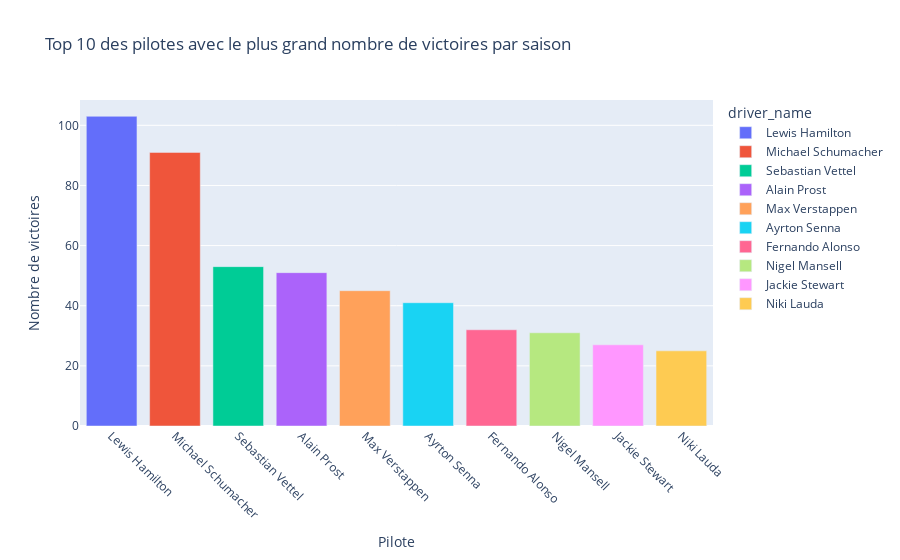

Notebook code cell kept with this figure:
### Code cell
top_10_winners = victoires_count.head(10)

fig = px.bar(top_10_winners, x='driver_name', y='Titres',color='driver_name', title='Top 10 des pilotes avec le plus grand nombre de victoires par saison')
fig.update_xaxes(title='Pilote', tickangle=45)  
fig.update_yaxes(title='Nombre de victoires')
fig.show()

### Figure 1 — Plotly figure (JSON) as saved in the notebook; plotly's stock layout.template omitted (floating-point values rounded to 4 significant figures)
{"data": [{"alignmentgroup": "True", "hovertemplate": "driver_name=%{x}<br>Titres=%{y}<extra></extra>", "legendgroup": "Lewis Hamilton", "marker": {"color": "#636efa", "pattern": {"shape": ""}}, "name": "Lewis Hamilton", "offsetgroup": "Lewis Hamilton", "orientation": "v", "showlegend": true, "textposition": "auto", "type": "bar", "x": ["Lewis Hamilton"], "xaxis": "x", "y": [103], "yaxis": "y"}, {"alignmentgroup": "True", "hovertemplate": "driver_name=%{x}<br>Titres=%{y}<extra></extra>", "legendgroup": "Michael Schumacher", "marker": {"color": "#EF553B", "pattern": {"shape": ""}}, "name": "Michael Schumacher", "offsetgroup": "Michael Schumacher", "orientation": "v", "showlegend": true, "textposition": "auto", "type": "bar", "x": ["Michael Schumacher"], "xaxis": "x", "y": [91], "yaxis": "y"}, {"alignmentgroup": "True", "hovertemplate": "driver_name=%{x}<br>Titres=%{y}<extra></extra>", "legendgroup": "Sebastian Vettel", "marker": {"color": "#00cc96", "pattern": {"shape": ""}}, "name": "Sebastian Vettel", "offsetgroup": "Sebastian Vettel", "orientation": "v", "showlegend": true, "textposition": "auto", "type": "bar", "x": ["Sebastian Vettel"], "xaxis": "x", "y": [53], "yaxis": "y"}, {"alignmentgroup": "True", "hovertemplate": "driver_name=%{x}<br>Titres=%{y}<extra></extra>", "legendgroup": "Alain Prost", "marker": {"color": "#ab63fa", "pattern": {"shape": ""}}, "name": "Alain Prost", "offsetgroup": "Alain Prost", "orientation": "v", "showlegend": true, "textposition": "auto", "type": "bar", "x": ["Alain Prost"], "xaxis": "x", "y": [51], "yaxis": "y"}, {"alignmentgroup": "True", "hovertemplate": "driver_name=%{x}<br>Titres=%{y}<extra></extra>", "legendgroup": "Max Verstappen", "marker": {"color": "#FFA15A", "pattern": {"shape": ""}}, "name": "Max Verstappen", "offsetgroup": "Max Verstappen", "orientation": "v", "showlegend": true, "textposition": "auto", "type": "bar", "x": ["Max Verstappen"], "xaxis": "x", "y": [45], "yaxis": "y"}, {"alignmentgroup": "True", "hovertemplate": "driver_name=%{x}<br>Titres=%{y}<extra></extra>", "legendgroup": "Ayrton Senna", "marker": {"color": "#19d3f3", "pattern": {"shape": ""}}, "name": "Ayrton Senna", "offsetgroup": "Ayrton Senna", "orientation": "v", "showlegend": true, "textposition": "auto", "type": "bar", "x": ["Ayrton Senna"], "xaxis": "x", "y": [41], "yaxis": "y"}, {"alignmentgroup": "True", "hovertemplate": "driver_name=%{x}<br>Titres=%{y}<extra></extra>", "legendgroup": "Fernando Alonso", "marker": {"color": "#FF6692", "pattern": {"shape": ""}}, "name": "Fernando Alonso", "offsetgroup": "Fernando Alonso", "orientation": "v", "showlegend": true, "textposition": "auto", "type": "bar", "x": ["Fernando Alonso"], "xaxis": "x", "y": [32], "yaxis": "y"}, {"alignmentgroup": "True", "hovertemplate": "driver_name=%{x}<br>Titres=%{y}<extra></extra>", "legendgroup": "Nigel Mansell", "marker": {"color": "#B6E880", "pattern": {"shape": ""}}, "name": "Nigel Mansell", "offsetgroup": "Nigel Mansell", "orientation": "v", "showlegend": true, "textposition": "auto", "type": "bar", "x": ["Nigel Mansell"], "xaxis": "x", "y": [31], "yaxis": "y"}, {"alignmentgroup": "True", "hovertemplate": "driver_name=%{x}<br>Titres=%{y}<extra></extra>", "legendgroup": "Jackie Stewart", "marker": {"color": "#FF97FF", "pattern": {"shape": ""}}, "name": "Jackie Stewart", "offsetgroup": "Jackie Stewart", "orientation": "v", "showlegend": true, "textposition": "auto", "type": "bar", "x": ["Jackie Stewart"], "xaxis": "x", "y": [27], "yaxis": "y"}, {"alignmentgroup": "True", "hovertemplate": "driver_name=%{x}<br>Titres=%{y}<extra></extra>", "legendgroup": "Niki Lauda", "marker": {"color": "#FECB52", "pattern": {"shape": ""}}, "name": "Niki Lauda", "offsetgroup": "Niki Lauda", "orientation": "v", "showlegend": true, "textposition": "auto", "type": "bar", "x": ["Niki Lauda"], "xaxis": "x", "y": [25], "yaxis": "y"}], "layout": {"autosize": true, "barmode": "relative", "legend": {"title": {"text": "driver_name"}, "tracegroupgap": 0}, "title": {"text": "Top 10 des pilotes avec le plus grand nombre de victoires par saison"}, "xaxis": {"anchor": "y", "autorange": true, "categoryarray": ["Lewis Hamilton", "Michael Schumacher", "Sebastian Vettel", "Alain Prost", "Max Verstappen", "Ayrton Senna", "Fernando Alonso", "Nigel Mansell", "Jackie Stewart", "Niki Lauda"], "categoryorder": "array", "domain": [0, 1], "range": [-0.5, 9.5], "tickangle": 45, "title": {"text": "Pilote"}, "type": "category"}, "yaxis": {"anchor": "x", "autorange": true, "domain": [0, 1], "range": [0, 108.4], "title": {"text": "Nombre de victoires"}, "type": "linear"}}}
